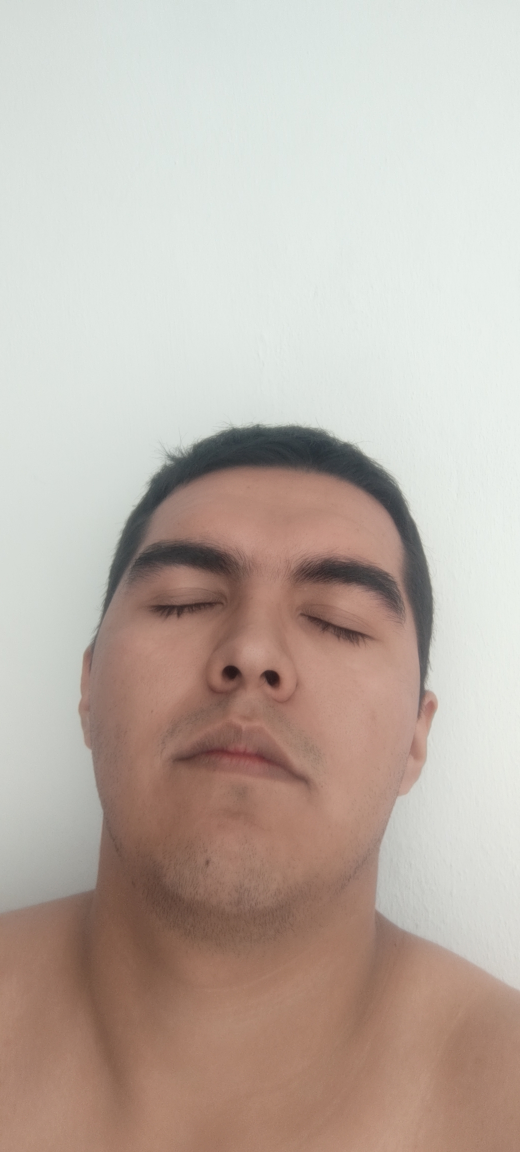
#> input picture Faces/Person1/IMG_20250325_115721.jpg, 2080 x 4608 px (shown at 1/4 size)
$ python FaceID-Eigenfaces.py
#> lines starting #> are read from the running program, lines starting #| are printed output that depends on the picture
import numpy as np
import cv2
import os
from sklearn.decomposition import PCA
from sklearn.neighbors import KNeighborsClassifier
from sklearn.model_selection import train_test_split
from sklearn.preprocessing import StandardScaler
import matplotlib.pyplot as plt

class Eigenfaces:
    def __init__(self, data_path, test_size=0.2, n_components=25):
        self.data_path = data_path
        self.test_size = test_size
        self.n_components = n_components
        self.model = KNeighborsClassifier(n_neighbors=3)
        self.scaler = StandardScaler()
        self.pca = PCA(n_components=n_components, whiten=True)

    def load_dataset(self):
        faces = []
        labels = []
        people = [person for person in os.listdir(self.data_path)
                  if os.path.isdir(os.path.join(self.data_path, person))]

        print(f"Personas encontradas en el conjunto de datos: {people}")

        for i, person in enumerate(people):
            person_path = os.path.join(self.data_path, person)
            for img_name in os.listdir(person_path):
                img_path = os.path.join(person_path, img_name)
                img = cv2.imread(img_path, cv2.IMREAD_GRAYSCALE)
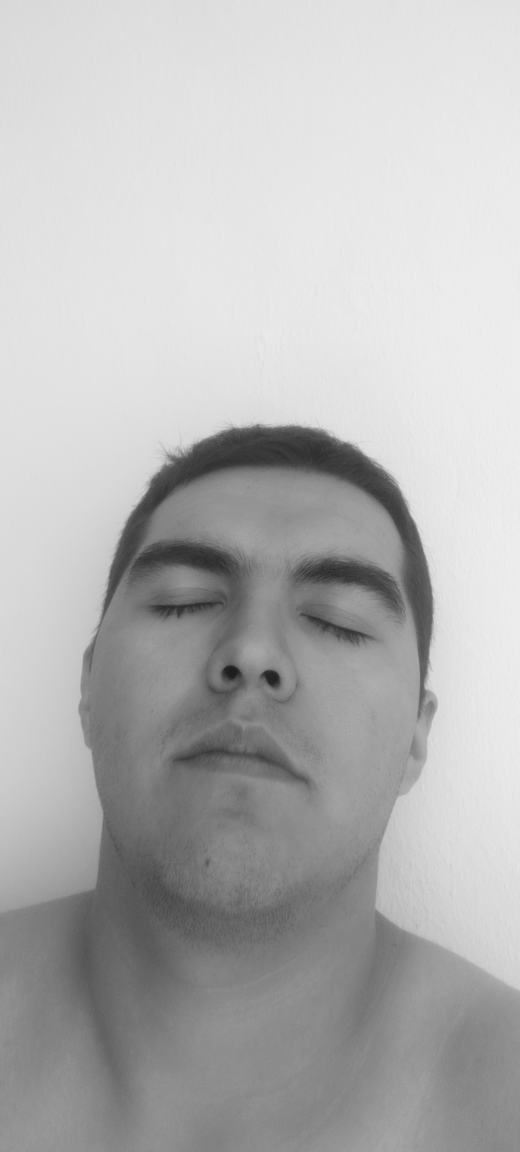
#> img: shape (4608, 2080) (shown at 1/4 size); min 25, max 242, mean 180.7
                if img is not None:
                    img = cv2.resize(img, (100, 100))  # Normalizar tamaño
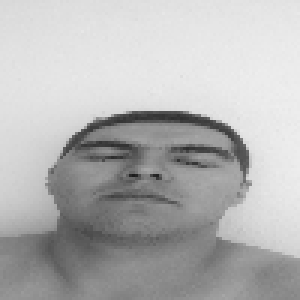
#> img: shape (100, 100) (shown 3 times larger); min 28, max 238, mean 180.6
                    faces.append(img.flatten())
                    labels.append(i)

        return np.array(faces), np.array(labels), people

    def train(self):
        X, y, people = self.load_dataset()
        X_train, X_test, y_train, y_test = train_test_split(X, y, test_size=self.test_size)

        # Escalar y aplicar PCA
        X_train_scaled = self.scaler.fit_transform(X_train)
#> (the run stopped early here; a loop or call above may not have finished)
